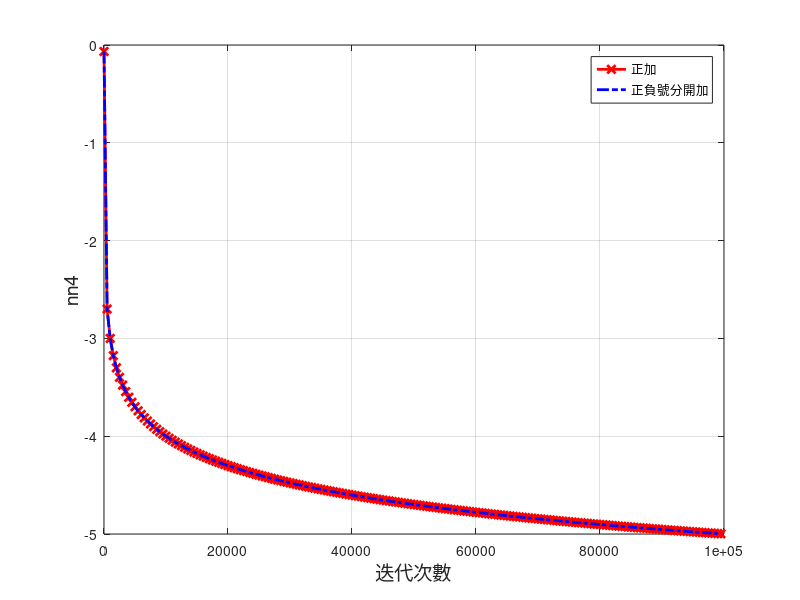

Write MATLAB code to recreate this figure.
clear;
n=100000;%指定迭代次數
start=1;%畫圖時開始的次數
dn=floor(n/200);%密度
a1=zeros(n,1);
a1p=zeros(n,1);
a1n=zeros(n,1);
n1=ones(n,1);
n2=ones(n,1);
err1=zeros(n-1,1);
err2=zeros(n-1,1);
for i=1:n
    a1(i)=(-1)^(i-1)/(2*i-1); 
    if a1(i)>0
        a1p(i)=a1(i);
    else
        a1n(i)=a1(i);
    end

end

for i=1:n
    n1(i)=sum(a1(1:i));
    n2(i)=sum(a1p(1:i))+sum(a1n(1:i));
end
n1=4*n1;
n2=4*n2;


pis=zeros(n,1);
for i=1:n
    pis(i)=pi;
end

n1=abs(n1-pis);
n2=abs(n2-pis);

figure(1)
plot((start:dn:n),log(n1(start:dn:n))/log(10),'r-x','LineWidth',2);
hold on
plot((start:dn:n),log(n2(start:dn:n))/log(10),'b-.','LineWidth',2);
legend({"正加","正負號分開加"})
xlabel('迭代次數','FontSize',14)
ylabel('nn4','FontSize',14)
grid on
hold off